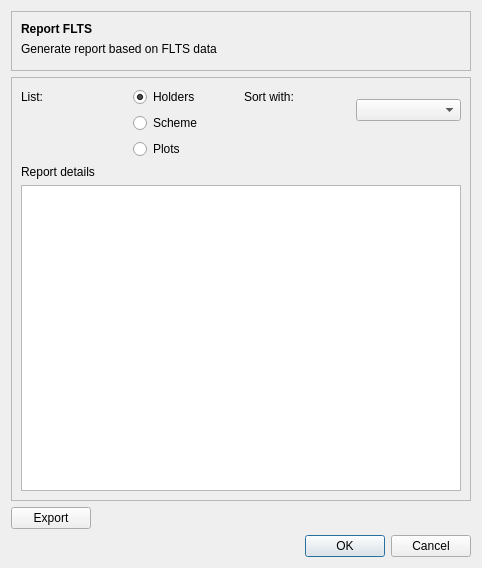
<?xml version="1.0" encoding="UTF-8"?>
<ui version="4.0">
 <class>Report_Dlg</class>
 <widget class="QDialog" name="Report_Dlg">
  <property name="geometry">
   <rect>
    <x>0</x>
    <y>0</y>
    <width>482</width>
    <height>568</height>
   </rect>
  </property>
  <property name="windowTitle">
   <string>Dialog</string>
  </property>
  <layout class="QGridLayout" name="gridLayout">
   <item row="0" column="0" colspan="2">
    <widget class="QFrame" name="frame">
     <property name="sizePolicy">
      <sizepolicy hsizetype="Preferred" vsizetype="MinimumExpanding">
       <horstretch>0</horstretch>
       <verstretch>0</verstretch>
      </sizepolicy>
     </property>
     <property name="minimumSize">
      <size>
       <width>0</width>
       <height>20</height>
      </size>
     </property>
     <property name="maximumSize">
      <size>
       <width>16777215</width>
       <height>60</height>
      </size>
     </property>
     <property name="frameShape">
      <enum>QFrame::StyledPanel</enum>
     </property>
     <property name="frameShadow">
      <enum>QFrame::Raised</enum>
     </property>
     <widget class="QLabel" name="label">
      <property name="geometry">
       <rect>
        <x>10</x>
        <y>10</y>
        <width>71</width>
        <height>16</height>
       </rect>
      </property>
      <property name="font">
       <font>
        <weight>75</weight>
        <bold>true</bold>
       </font>
      </property>
      <property name="text">
       <string>Report FLTS</string>
      </property>
     </widget>
     <widget class="QLabel" name="label_2">
      <property name="geometry">
       <rect>
        <x>10</x>
        <y>30</y>
        <width>201</width>
        <height>16</height>
       </rect>
      </property>
      <property name="text">
       <string>Generate report based on FLTS data</string>
      </property>
     </widget>
    </widget>
   </item>
   <item row="1" column="0" colspan="2">
    <widget class="QFrame" name="frame_2">
     <property name="frameShape">
      <enum>QFrame::StyledPanel</enum>
     </property>
     <property name="frameShadow">
      <enum>QFrame::Raised</enum>
     </property>
     <layout class="QGridLayout" name="gridLayout_2">
      <item row="0" column="0">
       <widget class="QLabel" name="label_3">
        <property name="text">
         <string>List:</string>
        </property>
       </widget>
      </item>
      <item row="0" column="1">
       <widget class="QRadioButton" name="radioButton">
        <property name="text">
         <string>Holders</string>
        </property>
        <property name="checked">
         <bool>true</bool>
        </property>
       </widget>
      </item>
      <item row="0" column="2">
       <widget class="QLabel" name="label_4">
        <property name="text">
         <string>Sort with:</string>
        </property>
       </widget>
      </item>
      <item row="0" column="3" rowspan="2">
       <widget class="QComboBox" name="comboBox"/>
      </item>
      <item row="1" column="1">
       <widget class="QRadioButton" name="radioButton_3">
        <property name="text">
         <string>Scheme</string>
        </property>
       </widget>
      </item>
      <item row="2" column="1">
       <widget class="QRadioButton" name="radioButton_4">
        <property name="text">
         <string>Plots</string>
        </property>
       </widget>
      </item>
      <item row="3" column="0">
       <widget class="QLabel" name="label_5">
        <property name="text">
         <string>Report details</string>
        </property>
       </widget>
      </item>
      <item row="4" column="0" colspan="4">
       <widget class="QTextEdit" name="textEdit">
        <property name="textInteractionFlags">
         <set>Qt::TextSelectableByKeyboard|Qt::TextSelectableByMouse</set>
        </property>
       </widget>
      </item>
     </layout>
    </widget>
   </item>
   <item row="2" column="0">
    <widget class="QPushButton" name="pushButton_2">
     <property name="sizePolicy">
      <sizepolicy hsizetype="Minimum" vsizetype="Fixed">
       <horstretch>0</horstretch>
       <verstretch>0</verstretch>
      </sizepolicy>
     </property>
     <property name="text">
      <string>Export</string>
     </property>
    </widget>
   </item>
   <item row="3" column="1">
    <widget class="QDialogButtonBox" name="buttonBox">
     <property name="orientation">
      <enum>Qt::Horizontal</enum>
     </property>
     <property name="standardButtons">
      <set>QDialogButtonBox::Cancel|QDialogButtonBox::Ok</set>
     </property>
    </widget>
   </item>
  </layout>
 </widget>
 <resources/>
 <connections>
  <connection>
   <sender>buttonBox</sender>
   <signal>accepted()</signal>
   <receiver>Report_Dlg</receiver>
   <slot>accept()</slot>
   <hints>
    <hint type="sourcelabel">
     <x>248</x>
     <y>254</y>
    </hint>
    <hint type="destinationlabel">
     <x>157</x>
     <y>274</y>
    </hint>
   </hints>
  </connection>
  <connection>
   <sender>buttonBox</sender>
   <signal>rejected()</signal>
   <receiver>Report_Dlg</receiver>
   <slot>reject()</slot>
   <hints>
    <hint type="sourcelabel">
     <x>316</x>
     <y>260</y>
    </hint>
    <hint type="destinationlabel">
     <x>286</x>
     <y>274</y>
    </hint>
   </hints>
  </connection>
 </connections>
</ui>
